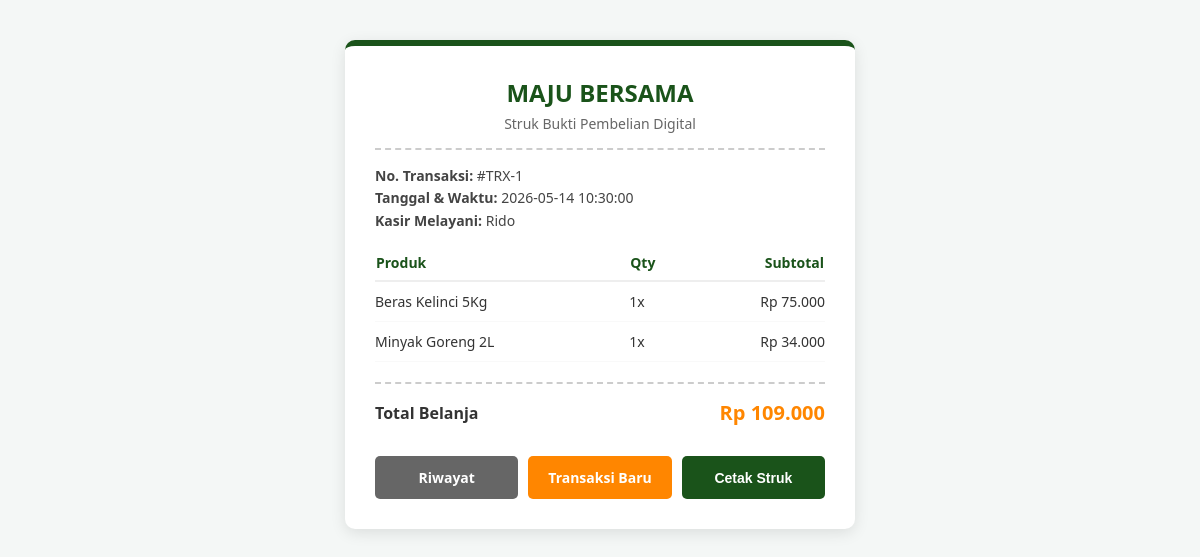
Screenshot of /minimarket_maju_bersama/detail.php?id=1 (signed in) with the database file from the repository.
### tables this page shows
CREATE TABLE `transaksi` (
  `id_transaksi` int(11) NOT NULL AUTO_INCREMENT,
  `tanggal_transaksi` datetime DEFAULT current_timestamp(),
  `id_karyawan` int(11) DEFAULT NULL,
  `total_harga` decimal(12,2) DEFAULT 0.00,
  PRIMARY KEY (`id_transaksi`),
  KEY `id_karyawan` (`id_karyawan`),
  CONSTRAINT `transaksi_ibfk_1` FOREIGN KEY (`id_karyawan`) REFERENCES `karyawan` (`id_karyawan`) ON DELETE SET NULL
);

CREATE TABLE `karyawan` (
  `id_karyawan` int(11) NOT NULL AUTO_INCREMENT,
  `nama_user` varchar(100) NOT NULL,
  `username` varchar(50) NOT NULL,
  `password` varchar(255) NOT NULL,
  `role` enum('admin','kasir') NOT NULL,
  PRIMARY KEY (`id_karyawan`),
  UNIQUE KEY `username` (`username`)
);

CREATE TABLE `detail_transaksi` (
  `id_detail` int(11) NOT NULL AUTO_INCREMENT,
  `id_transaksi` int(11) DEFAULT NULL,
  `id_produk` int(11) DEFAULT NULL,
  `jumlah` int(11) NOT NULL,
  `subtotal` decimal(12,2) NOT NULL,
  PRIMARY KEY (`id_detail`),
  KEY `id_transaksi` (`id_transaksi`),
  KEY `id_produk` (`id_produk`),
  CONSTRAINT `detail_transaksi_ibfk_1` FOREIGN KEY (`id_transaksi`) REFERENCES `transaksi` (`id_transaksi`) ON DELETE CASCADE,
  CONSTRAINT `detail_transaksi_ibfk_2` FOREIGN KEY (`id_produk`) REFERENCES `produk` (`id_produk`)
);

CREATE TABLE `produk` (
  `id_produk` int(11) NOT NULL AUTO_INCREMENT,
  `id_kategori` int(11) DEFAULT NULL,
  `nama_produk` varchar(150) NOT NULL,
  `harga` decimal(10,2) NOT NULL,
  `stok` int(11) NOT NULL,
  PRIMARY KEY (`id_produk`),
  KEY `id_kategori` (`id_kategori`),
  CONSTRAINT `produk_ibfk_1` FOREIGN KEY (`id_kategori`) REFERENCES `kategori` (`id_kategori`) ON DELETE SET NULL
);

### minimarket_maju_bersama/detail.php (the view, shortened to what this page needs)
<?php
include 'koneksi.php';
$id_transaksi = mysqli_real_escape_string($conn, $_GET['id']);
$sql_trx = "SELECT t.*, k.nama_user FROM transaksi t
            JOIN karyawan k ON t.id_karyawan = k.id_karyawan
            WHERE t.id_transaksi = '$id_transaksi'";
$res_trx = mysqli_query($conn, $sql_trx);
$trx = mysqli_fetch_assoc($res_trx);
?>
<!DOCTYPE html>
<html lang="id">
<head>
</head>
<body>
<div class="struk-card">
    <div class="header">
        <h2>MAJU BERSAMA</h2>
        <p>Struk Bukti Pembelian Digital</p>
    </div>
    <div class="info">
        <div><strong>No. Transaksi:</strong> #TRX-<?= $trx['id_transaksi'] ?></div>
        <div><strong>Tanggal & Waktu:</strong> <?= $trx['tanggal_transaksi'] ?></div>
        <div><strong>Kasir Melayani:</strong> <?= $trx['nama_user'] ?></div>
    </div>
    <table>
        <thead>
            <tr>
                <th>Produk</th>
                <th>Qty</th>
                <th class="td-right">Subtotal</th>
            </tr>
        </thead>
        <tbody>
            <?php
            $sql_detail = "SELECT d.*, p.nama_produk FROM detail_transaksi d
                            JOIN produk p ON d.id_produk = p.id_produk
                            WHERE d.id_transaksi = '$id_transaksi'";
            $res_detail = mysqli_query($conn, $sql_detail);
            while($d = mysqli_fetch_assoc($res_detail)) : ?>
                <tr>
                    <td><?= $d['nama_produk'] ?></td>
                    <td><?= $d['jumlah'] ?>x</td>
                    <td class="td-right">Rp <?= number_format($d['subtotal'], 0, ',', '.') ?></td>
                </tr>
            <?php endwhile; ?>
        </tbody>
    </table>
    <div class="total-box">
        <span class="total-teks">Total Belanja</span>
        <span class="total-harga">Rp <?= number_format($trx['total_harga'], 0, ',', '.') ?></span>
    </div>
    <div class="btn-group">
        <a href="index.php?page=riwayat" class="btn btn-kembali">Riwayat</a>
        <a href="index.php?page=transaksi" class="btn btn-baru">Transaksi Baru</a>
        <button onclick="window.print()" class="btn btn-cetak">Cetak Struk</button>
    </div>
</div>
</body>
</html>

### minimarket_maju_bersama/detail.php (style rules this page uses)
body { font-family: 'Segoe UI', Tahoma, Geneva, Verdana, sans-serif; background: #f4f7f6; display: flex; justify-content: center; padding: 40px; margin: 0; }
.struk-card { background: white; width: 100%; max-width: 450px; padding: 30px; border-radius: 10px; box-shadow: 0 4px 15px rgba(0,0,0,0.1); border-top: 6px solid #1A531A; }
.header { text-align: center; border-bottom: 2px dashed #ccc; padding-bottom: 15px; margin-bottom: 15px; }
.header h2 { margin: 0; color: #1A531A; font-size: 24px; }
.header p { margin: 5px 0 0; color: #666; font-size: 14px; }
.info { font-size: 14px; color: #444; margin-bottom: 20px; line-height: 1.6; }
table { width: 100%; border-collapse: collapse; margin-bottom: 20px; }
th { text-align: left; border-bottom: 2px solid #eee; padding-bottom: 8px; color: #1A531A; font-size: 14px; }
td { padding: 10px 0; border-bottom: 1px solid #f9f9f9; font-size: 14px; color: #333; }
.td-right { text-align: right; }
.total-box { border-top: 2px dashed #ccc; padding-top: 15px; display: flex; justify-content: space-between; align-items: center; }
.total-teks { font-size: 16px; font-weight: bold; color: #333; }
.total-harga { font-size: 20px; font-weight: bold; color: #FF8600; }
.btn-group { display: flex; gap: 10px; margin-top: 30px; }
.btn { flex: 1; padding: 12px; border: none; border-radius: 5px; cursor: pointer; text-align: center; text-decoration: none; font-size: 14px; font-weight: bold; }
.btn-kembali { background: #666; color: white; }
.btn-cetak { background: #1A531A; color: white; }
.btn-baru { background: #FF8600; color: white; }

### rows the page displays
transaksi: id_transaksi "1", tanggal_transaksi "2026-05-14 10:30:00", id_karyawan.nama_user "Rido", total_harga "109.000"
detail_transaksi: id_produk.nama_produk "Beras Kelinci 5Kg", jumlah "1", subtotal "75.000"
detail_transaksi: id_produk.nama_produk "Minyak Goreng 2L", jumlah "1", subtotal "34.000"
